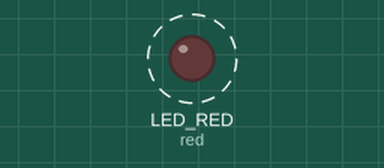
Bench run of a program on a simulated CircuitPython board. Shown: output pins drawn as LEDs (lit = HIGH). Dashed ring = blinking.

Above: at 0.12 s.
Timing chart, 0 to 3.0 s (numbered marks = the images above):
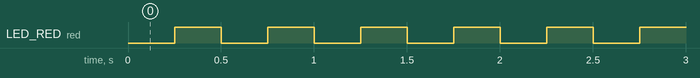

The program:

example.py
```python
# CircuitPython blink example that toggles the on-board red LED (active LOW) every 250 ms.
#
# Buy this module: https://shillehtek.com/products/xiao-seeed-nrf52840-pre-soldered-with-usb-c-cable
# Full manual: https://shillehtek.com/blogs/shillehtek-product-manuals/xiao-seeed-nrf52840-pre-soldered-with-usb-c-cable-manual
# More examples: https://github.com/shillehbean/shillehtek-examples
#

# XIAO nRF52840 - CircuitPython Hello World
# Flash the official Adafruit CircuitPython UF2 for "Seeed XIAO nRF52840"
# (or "Seeed XIAO nRF52840 Sense" if you have the Sense version),
# then drop this as code.py on the CIRCUITPY drive.

import board
import digitalio
import time

red = digitalio.DigitalInOut(board.LED_RED)
red.direction = digitalio.Direction.OUTPUT

while True:
    red.value = False   # Active LOW: False = on
    time.sleep(0.25)
    red.value = True    # off
    time.sleep(0.25)
```

Measured:
- by itself, LED_RED (red): alternates HIGH for 0.25 s and LOW for 0.25 s
